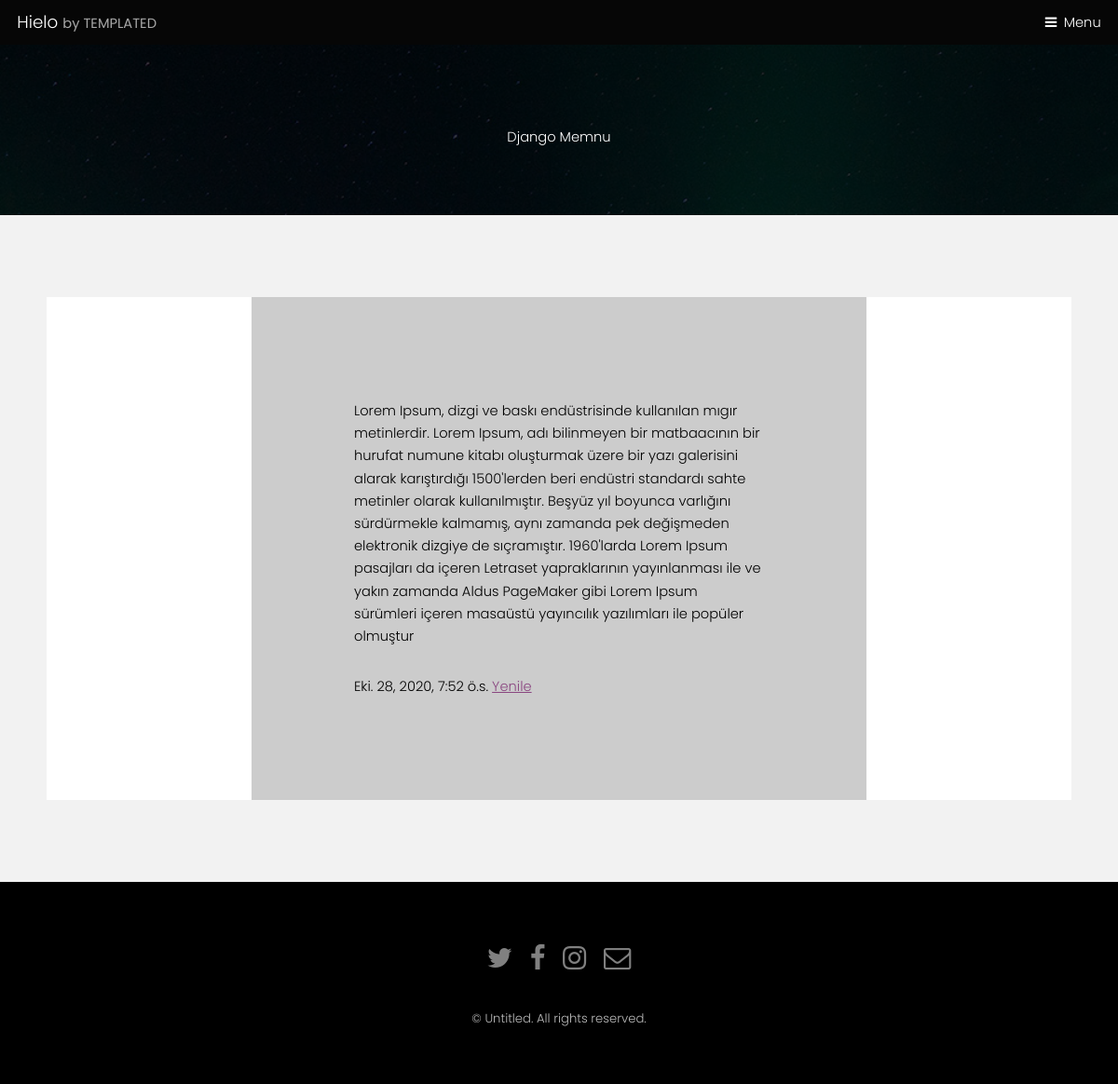
The page /blog/detay/1 on the database its author committed.
### blog/models.py (models this page shows, shortened)
class GonderiModel(models.Model):
    yazar = models.ForeignKey("auth.User",on_delete=models.CASCADE)
    baslik = models.CharField(max_length=200,verbose_name="Başlık")
    yazi = models.TextField(verbose_name="Blog Metni")
    olus_zaman = models.DateTimeField(default=timezone.now,verbose_name="Oluşturma Zamanı")
    yayim_zaman = models.DateTimeField(blank=True,null=True,verbose_name="Yayımlanma Zamanı")
    resim = models.ImageField(upload_to="resimler/",default="0")

### blog/views.py (the view)
# urls.py: path('detay/<int:pk>',views.gonderiDetay,name="gonderiDetay"),
def gonderiDetay(request,pk):
    gonderi = get_object_or_404(GonderiModel,pk=pk)
    return render(request,"blog/gonderidetay.html",{"gonderi":gonderi})

### templates/blog/gonderidetay.html (shortened to what this page needs)
{% extends '../generic.html' %}
{% block header %}
						<h1> {{gonderi.baslik}}</h1>
						{% endblock %}
	{% block content %}
    <span style="color:#000">
<p> {{gonderi.yazi}}</p>
{{gonderi.olus_zaman}}
</span>
<a href="{% url 'gonderListe' %}"> Yenile </a>
<br>
{% endblock %}

### static/assets/css/main.css (style rules this page uses)
html, body, div, span, applet, object, iframe, h1, h2, h3, h4, h5, h6, p, blockquote, pre, a, abbr, acronym, address, big, cite, code, del, dfn, em, img, ins, kbd, q, s, samp, small, strike, strong, sub, sup, tt, var, b, u, i, center, dl, dt, dd, ol, ul, li, fieldset, form, label, legend, table, caption, tbody, tfoot, thead, tr, th, td, article, aside, canvas, details, embed, figure, figcaption, footer, header, hgroup, menu, nav, output, ruby, section, summary, time, mark, audio, video { margin: 0; padding: 0; border: 0; font-size: 100%; font: inherit; vertical-align: baseline; }
body { line-height: 1; }
body { -webkit-text-size-adjust: none; }
*, *:before, *:after { -moz-box-sizing: border-box; -webkit-box-sizing: border-box; box-sizing: border-box; }
body { -ms-overflow-style: scrollbar; }
body { background: #fff; }
html { font-size: 13pt; }
@media screen and (max-width: 1680px) { html { font-size: 11pt; } }
@media screen and (max-width: 1280px) { html { font-size: 11pt; } }
body { background-color: #fff; color: #444; }
body, input, select, textarea { font-family: "Poppins", sans-serif; font-weight: 300; font-size: 1rem; line-height: 1.65; }
a { text-decoration: underline; }
p { margin: 0 0 2rem 0; }
h1, h2, h3, h4, h5, h6 { font-weight: 300; line-height: 1.5; margin: 0 0 1rem 0; }
a { color: #8a4680; }
h1, h2, h3, h4, h5, h6 { color: #555; }
.wrapper.style2 a { color: #8a4680; }
.wrapper.style3 h1, .wrapper.style3 h2, .wrapper.style3 h3, .wrapper.style3 h4, .wrapper.style3 h5, .wrapper.style3 h6 { color: #ffffff; }
body.subpage { padding-top: 3.25em; }

### rows shown on the page
GonderiModel: baslik "Django Memnu", yazi "Lorem Ipsum, dizgi ve baskı endüstrisinde kullanılan mıgır metinlerdir. Lorem Ipsum, adı bilinmeyen bir matbaacının bir hurufat numune kitabı oluşturmak üzere bir yazı galerisini alarak karıştırdığı 1500'lerden beri endüstri standardı sahte metinler olarak kullanılmıştır. Beşyüz yıl boyunca varlığını sürdürmekle kalmamış, aynı zamanda pek değişmeden elektronik dizgiye de sıçramıştır. 1960'larda Lorem Ipsum pasajları da içeren Letraset yapraklarının yayınlanması ile ve yakın zamanda Aldus PageMaker gibi Lorem Ipsum sürümleri içeren masaüstü yayıncılık yazılımları ile popüler olmuştur", olus_zaman "Eki. 28, 2020, 7:52 ö.s."
